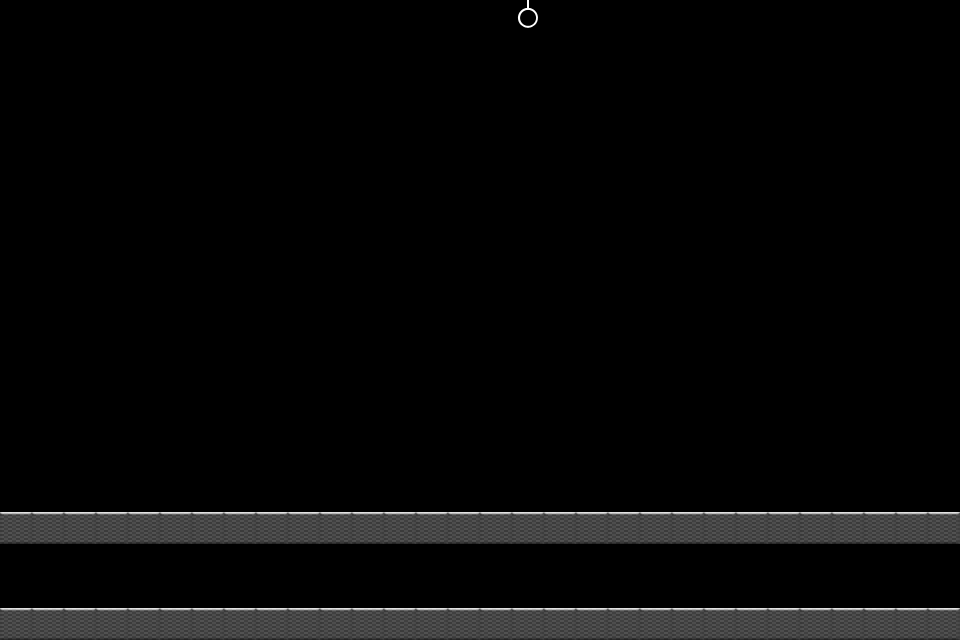

Tiled map render using the project's own tile images. Description and the map definition, with tile-layer contents summarised, below:
An orthogonal 30x20 tile map with 32x32 px tiles, 2 tile layers (background, walls).

<map version="1.0" orientation="orthogonal" width="30" height="20" tilewidth="32" tileheight="32">
 <tileset firstgid="1" name="tiles-hd" tilewidth="32" tileheight="32">
  <image source="tiles-hd.png" trans="000000" width="160" height="160" />
 </tileset>
 <layer name="background" width="30" height="20">
  <data>[600 cells, 600 non-empty, 2 distinct tile ids]</data>
 </layer>
 <layer name="walls" width="30" height="20">
  <data>[600 cells, 60 non-empty, 1 distinct tile ids]</data>
 </layer>
</map>
